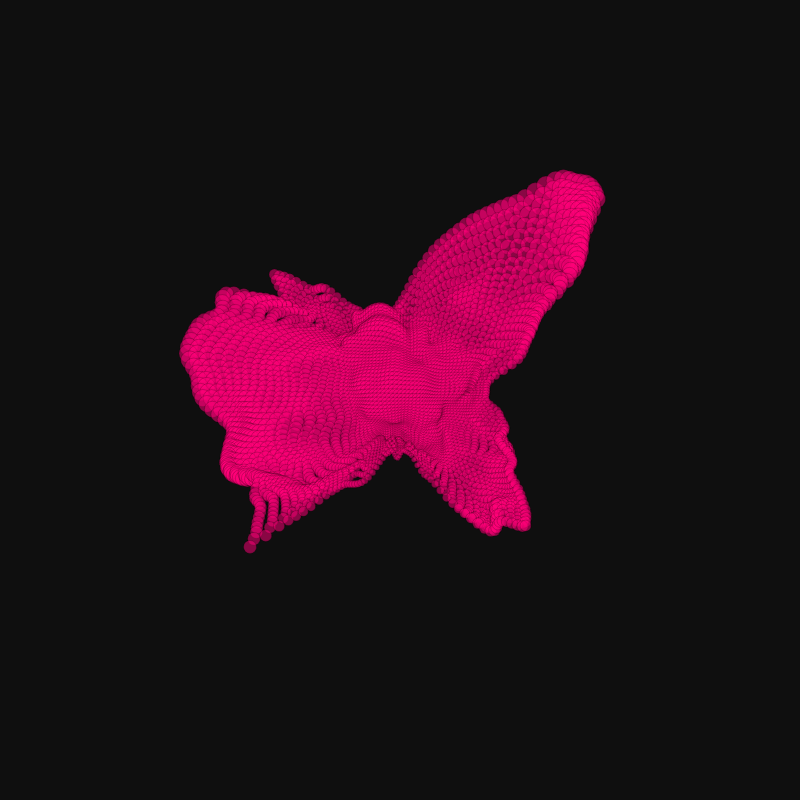
Frame 1 (no input)
Frame 60 (no input): identical to frame 1, image omitted
Frame 120 (the mouse pressed at the canvas centre since frame 60): identical to frame 1, image omitted

The p5.js sketch that drew this single still picture (run headless with seeded random() and noise() and a simulated clock; from frame 60 on, the mouse is pressed at the canvas centre):

// p5.js sketch
// ── sketch.js
let rotateX = 0.01

function setup() {
  createCanvas(800, 800);
  background(15)
  stroke(0, 50)
  fill(255,0,120,130)
  xstart = random(10)
  ynoise = random(10)
  translate(width/2, height/2, 0)
  for (y = -(height/8); y <= (height/8); y += 3)
    {
      ynoise += 0.03
      xnoise = xstart
      for (x = -(width/8); x <= (width/8); x +=3)
        {
          xnoise += 0.03
          drawPoint(x, y, noise(xnoise, ynoise))
        }
    }
}

function draw() {
  
}

function drawPoint(x, y, noiseFactor)
{
  push()
  translate(x * noiseFactor * 3, y * noiseFactor * 3, -y)
  edgeSize = noiseFactor * 26
  ellipse(0, 0, edgeSize, edgeSize)
  pop()
}
